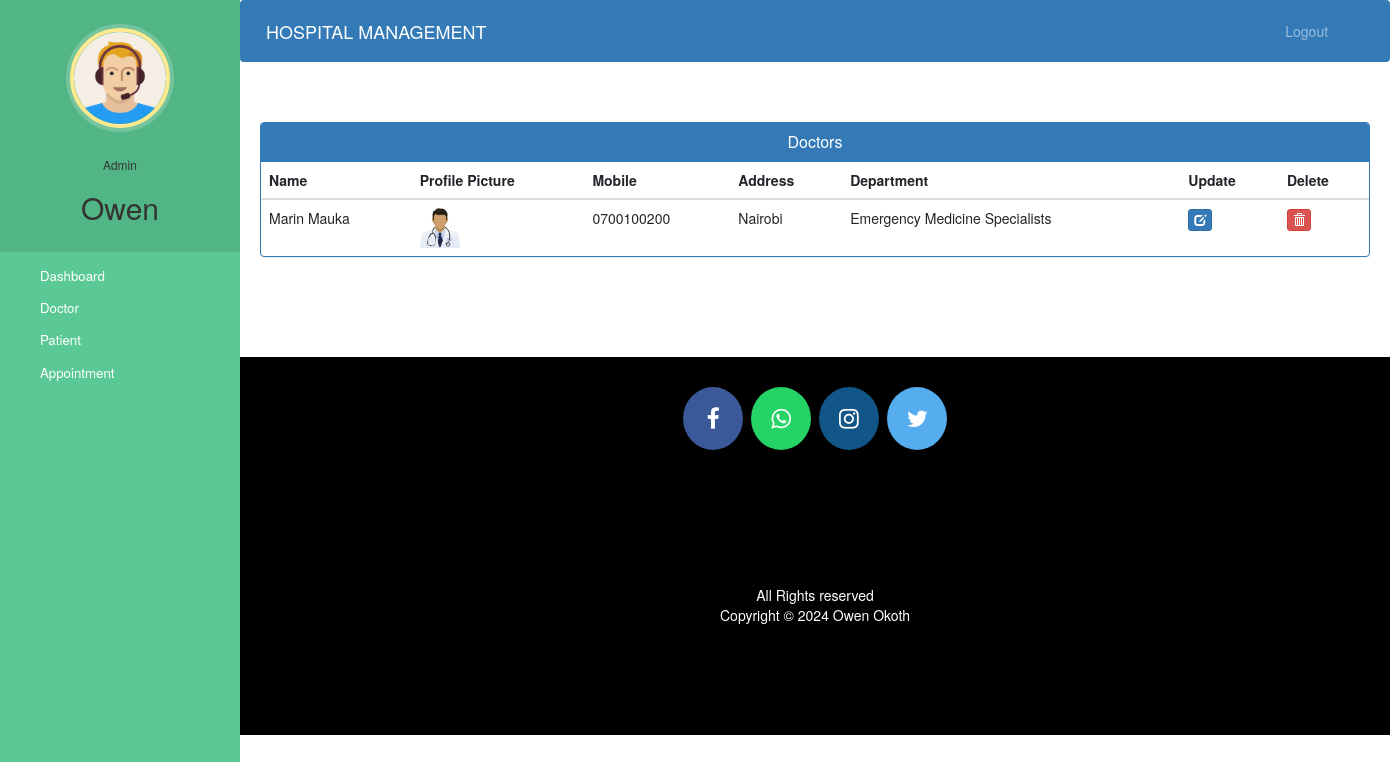
The app's page /admin-view-doctor (signed in) with its own data.
### hospital/models.py (models this page shows, shortened)
class Doctor(models.Model):
    user=models.OneToOneField(User,on_delete=models.CASCADE)
    profile_pic= models.ImageField(upload_to='profile_pic/DoctorProfilePic/',null=True,blank=True)
    address = models.CharField(max_length=40)
    mobile = models.CharField(max_length=20,null=True)
    department= models.CharField(max_length=50,choices=departments,default='Cardiologist')
    status=models.BooleanField(default=False)
    @property
    def get_name(self):
        return self.user.first_name+" "+self.user.last_name

### hospital/views.py (the view)
# urls.py: path('admin-view-doctor', views.admin_view_doctor_view,name='admin-view-doctor'),
@login_required(login_url='adminlogin')
@user_passes_test(is_admin)
def admin_view_doctor_view(request):
    doctors=models.Doctor.objects.all().filter(status=True)
    return render(request,'hospital/admin_view_doctor.html',{'doctors':doctors})

### hospital/views.py (called while the page is built)
def is_admin(user):
    return user.groups.filter(name='ADMIN').exists()

### templates/hospital/admin_view_doctor.html (shortened to what this page needs)
{% extends 'hospital/admin_base.html' %}
{% block content %}
{%load static%}
<head>
  <link href="//netdna.bootstrapcdn.com/bootstrap/3.0.0/css/bootstrap.min.css" rel="stylesheet" id="bootstrap-css">
</head>
<div class="container">
  <div class="panel panel-primary">
    <div class="panel-heading">
      <h6 class="panel-title">Doctors</h6>
    </div>
    <table class="table table-hover" id="dev-table">
      <thead>
        <tr>
          <th>Name</th>
          <th>Profile Picture</th>
          <th>Mobile</th>
          <th>Address</th>
          <th>Department</th>
          <th>Update</th>
          <th>Delete</th>
        </tr>
      </thead>
      {% for d in doctors %}
      <tr>
        <td> {{d.get_name}}</td>
        <td> <img src="{% static d.profile_pic.url %}" alt="Profile Pic" height="40px" width="40px" /></td>
        <td>{{d.mobile}}</td>
        <td>{{d.address}}</td>
        <td>{{d.department}}</td>
        <td><a class="btn btn-primary btn-xs" href="{% url 'update-doctor' d.id  %}"><span class="glyphicon glyphicon-edit"></span></a></td>
        <td><a class="btn btn-danger btn-xs" href="{% url 'delete-doctor-from-hospital' d.id  %}"><span class="glyphicon glyphicon-trash"></span></a></td>
      </tr>
      {% endfor %}
    </table>
  </div>
</div>
{% endblock content %}

### templates/hospital/admin_base.html (shortened to what this page needs)
<!DOCTYPE html>
{% load static %}
<html lang="en">
<head>
  <link rel="stylesheet" href="https://stackpath.bootstrapcdn.com/bootstrap/4.3.1/css/bootstrap.min.css">
  <link rel="stylesheet" href="https://maxcdn.bootstrapcdn.com/font-awesome/4.7.0/css/font-awesome.min.css">
  <link rel="stylesheet" href="{% static '/style.css' %}">
</head>
<body>
  <nav class="menu" tabindex="0">
    <header class="avatar">
      <img src="{% static "images/adminpropic.png" %}" />
      <br><br>
      <h6>Admin</h6>
      <h2>{{request.user.first_name}}</h2>
    </header>
    <ul>
      <li tabindex="0" class="icon-dashboard"> <a style="color:white; text-decoration:none;" href="/admin-dashboard"><span>Dashboard</span></a> </li>
      <li tabindex="0" class="icon-customers"> <a style="color:white; text-decoration:none;" href="/admin-doctor"><span>Doctor</span></a></li>
      <li tabindex="0" class="icon-users"> <a style="color:white; text-decoration:none;" href="/admin-patient"><span>Patient</span></a></li>
      <li tabindex="0" class="icon-calendar"> <a style="color:white; text-decoration:none;" href="/admin-appointment"><span>Appointment</span></a></li>
    </ul>
  </nav>
  <main>
    <div class="bs-example">
      <nav class="navbar navbar-expand-md  navbar-dark fixed-top" style="background:#337AB7;">
        <a href="/admin-dashboard" class="navbar-brand">HOSPITAL MANAGEMENT</a>
        <div class="collapse navbar-collapse justify-content-between" id="navbarCollapse">
          <div class="navbar-nav" style=" margin-left: 90%;">
            <a href="/logout" class="nav-item nav-link">Logout</a>
          </div>
        </div>
      </nav>
    </div>
    <br><br>
    {% block content %}
    {% endblock content %}
    <br><br><br><br>
    <footer>
      <p>
        <a id="ftr" href="#" class="fa fa-facebook"></a>
        <a id="ftr" href="#" class="fa fa-whatsapp"></a>
        <a id="ftr" href="#" class="fa fa-instagram"></a>
        <a id="ftr" href="#" class="fa fa-twitter"></a>
      </p>
      <br>
      <div class="container">
        <div class="row">
          <div class="col-md-12 col-sm-12">
            <div style="color:#ffffff;" class="wow fadeInUp footer-copyright">
              <p>All Rights reserved <br>
                Copyright &copy; 2024 Owen Okoth </p>
            </div>
          </div>
        </div>
      </div>
    </footer>
  </main>
</body>
</html>

### static/style.css (style rules this page uses)
body { padding-left: 240px; }
main { position: relative; height: 100vh; }
.menu { background: #5bc995; height: 100vh; width: 240px; position: fixed; top: 0px; left: 0; z-index: 5; outline: none; }
.menu .avatar { background: rgba(0, 0, 0, 0.1); padding: 2em 0.5em; text-align: center; }
.menu .avatar img { width: 100px; border-radius: 50%; overflow: hidden; border: 4px solid #ffea92; box-shadow: 0 0 0 4px rgba(255, 255, 255, 0.2); }
.menu .avatar h2 { font-weight: normal; margin-bottom: 0; }
.menu ul { list-style: none; padding: 0.5em 0; margin: 0; }
.menu ul li { padding: 0.5em 1em 0.5em 3em; font-size: 0.95em; font-weight: regular; background-repeat: no-repeat; background-position: left 15px center; background-size: auto 20px; transition: all 0.15s linear; cursor: pointer; }
.menu ul li.icon-dashboard { background-image: url("http://www.entypo.com/images//gauge.svg"); }
.menu ul li.icon-customers { background-image: url("http://www.entypo.com/images//briefcase.svg"); }
.menu ul li.icon-users { background-image: url("http://www.entypo.com/images//users.svg"); }
.menu ul li.icon-calendar { background-image: url("http://www.entypo.com/images//calendar.svg"); }

### templates/hospital/admin_base.html (style rules this page uses)
a:link { text-decoration: none; }
a { color: white; }
footer { padding: 0px 0px 0px 0px; background-color: black; margin: 0px; }
#ftr { padding: 20px; }
.fa { font-size: 23px; width: 60px; text-align: center; text-decoration: none; margin: 5px 2px; border-radius: 50%; }
.fa-facebook { background: #3B5998; color: white; margin-top: 30px; }
.fa-whatsapp { background: #25d366; color: white; }
.fa-twitter { background: #55ACEE; color: white; }
.fa-instagram { background: #125688; color: white; }
p { text-align: center; }
body { padding-left: 240px; }
main { position: relative; height: 100vh; }
.menu { background: #5bc995; height: 100vh; width: 240px; position: fixed; top: 0px; left: 0; z-index: 5; outline: none; }
.menu .avatar { background: rgba(0, 0, 0, 0.1); padding: 2em 0.5em; text-align: center; }
.menu .avatar img { width: 100px; border-radius: 50%; overflow: hidden; border: 4px solid #ffea92; box-shadow: 0 0 0 4px rgba(255, 255, 255, 0.2); }
.menu .avatar h2 { font-weight: normal; margin-bottom: 0; }
.menu ul { list-style: none; padding: 0.5em 0; margin: 0; }
.menu ul li { padding: 0.5em 1em 0.5em 3em; font-size: 0.95em; font-weight: regular; background-repeat: no-repeat; background-position: left 15px center; background-size: auto 20px; transition: all 0.15s linear; cursor: pointer; }
.menu ul li.icon-dashboard { background-image: url("http://www.entypo.com/images//gauge.svg"); }
.menu ul li.icon-customers { background-image: url("http://www.entypo.com/images//briefcase.svg"); }
.menu ul li.icon-users { background-image: url("http://www.entypo.com/images//users.svg"); }
.menu ul li.icon-calendar { background-image: url("http://www.entypo.com/images//calendar.svg"); }

### templates/hospital/admin_view_doctor.html (style rules this page uses)
a:link { text-decoration: none; }
h6 { text-align: center; }
.row { margin: 100px; }

### records on screen
Doctor: get_name "Marin Mauka", profile_pic (picture), mobile "0700100200", address "Nairobi", department "Emergency Medicine Specialists"

### other values on screen
{{ request.user.first_name }} "Owen"
